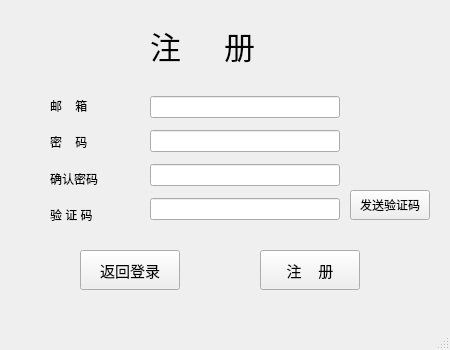
<?xml version="1.0" encoding="UTF-8"?>
<ui version="4.0">
 <class>RegisterWindow</class>
 <widget class="QMainWindow" name="RegisterWindow">
  <property name="geometry">
   <rect>
    <x>0</x>
    <y>0</y>
    <width>450</width>
    <height>350</height>
   </rect>
  </property>
  <property name="minimumSize">
   <size>
    <width>450</width>
    <height>350</height>
   </size>
  </property>
  <property name="maximumSize">
   <size>
    <width>450</width>
    <height>350</height>
   </size>
  </property>
  <property name="windowTitle">
   <string>MainWindow</string>
  </property>
  <widget class="QWidget" name="centralwidget">
   <widget class="QWidget" name="widget" native="true">
    <property name="geometry">
     <rect>
      <x>50</x>
      <y>90</y>
      <width>80</width>
      <height>140</height>
     </rect>
    </property>
    <layout class="QVBoxLayout" name="verticalLayout">
     <item>
      <widget class="QLabel" name="label_mail">
       <property name="text">
        <string>邮    箱</string>
       </property>
      </widget>
     </item>
     <item>
      <widget class="QLabel" name="label_pwd">
       <property name="text">
        <string>密    码</string>
       </property>
      </widget>
     </item>
     <item>
      <widget class="QLabel" name="label_ack_pwd">
       <property name="text">
        <string>确认密码</string>
       </property>
      </widget>
     </item>
     <item>
      <widget class="QLabel" name="label_verify">
       <property name="text">
        <string>验 证 码</string>
       </property>
      </widget>
     </item>
    </layout>
   </widget>
   <widget class="QWidget" name="widget_2" native="true">
    <property name="geometry">
     <rect>
      <x>150</x>
      <y>90</y>
      <width>190</width>
      <height>140</height>
     </rect>
    </property>
    <layout class="QVBoxLayout" name="verticalLayout_2">
     <item>
      <widget class="QLineEdit" name="lineEdit_mail"/>
     </item>
     <item>
      <widget class="QLineEdit" name="lineEdit_pwd">
       <property name="echoMode">
        <enum>QLineEdit::Password</enum>
       </property>
      </widget>
     </item>
     <item>
      <widget class="QLineEdit" name="lineEdit_ack_pwd">
       <property name="echoMode">
        <enum>QLineEdit::Password</enum>
       </property>
      </widget>
     </item>
     <item>
      <widget class="QLineEdit" name="lineEdit_verify"/>
     </item>
    </layout>
   </widget>
   <widget class="QPushButton" name="pushButton_send">
    <property name="geometry">
     <rect>
      <x>350</x>
      <y>190</y>
      <width>80</width>
      <height>30</height>
     </rect>
    </property>
    <property name="text">
     <string>发送验证码</string>
    </property>
   </widget>
   <widget class="QLabel" name="label_title">
    <property name="geometry">
     <rect>
      <x>150</x>
      <y>20</y>
      <width>170</width>
      <height>50</height>
     </rect>
    </property>
    <property name="font">
     <font>
      <pointsize>23</pointsize>
     </font>
    </property>
    <property name="text">
     <string>注     册</string>
    </property>
   </widget>
   <widget class="QPushButton" name="pushButton_ret">
    <property name="geometry">
     <rect>
      <x>80</x>
      <y>250</y>
      <width>100</width>
      <height>40</height>
     </rect>
    </property>
    <property name="font">
     <font>
      <pointsize>11</pointsize>
     </font>
    </property>
    <property name="text">
     <string>返回登录</string>
    </property>
   </widget>
   <widget class="QPushButton" name="pushButton_reg">
    <property name="geometry">
     <rect>
      <x>260</x>
      <y>250</y>
      <width>100</width>
      <height>40</height>
     </rect>
    </property>
    <property name="font">
     <font>
      <pointsize>11</pointsize>
     </font>
    </property>
    <property name="text">
     <string>注    册</string>
    </property>
   </widget>
  </widget>
  <widget class="QStatusBar" name="statusbar"/>
  <widget class="QMenuBar" name="menubar">
   <property name="geometry">
    <rect>
     <x>0</x>
     <y>0</y>
     <width>450</width>
     <height>26</height>
    </rect>
   </property>
  </widget>
 </widget>
 <resources/>
 <connections/>
</ui>
